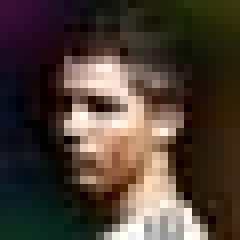
#> input picture Punto1/cristiano.png, 30 x 30 px, found by its file name (shown 8 times larger)
$ python suave.py   (Python 2 division)
#> lines starting #> are read from the running program, lines starting #| are printed output that depends on the picture
import numpy as np
import matplotlib
matplotlib.use('agg')
import matplotlib.pyplot as plt
import math

def gaussiana(a,sigma,t):
	curva=a*np.e**((-1/2)*((t/sigma)**2))
	curva=curva/np.trapz(curva)
	return curva

def fourier(matriz, tamano):
	N=float(matriz.shape[1])
	M=float(matriz.shape[0])
	G1=np.zeros(tamano)
	G = G1.astype(complex)
	for u in range (0, matriz.shape[0]):
		for v in range (0,matriz.shape[1]):
			sumax=[]
			for x in range (0, matriz.shape[0]-1):
				distribucionx=np.cos(2*math.pi*x*u/M)-1j*np.sin(2*math.pi*x*u/M)
				sumay=[]
				for y in range (0, matriz.shape[1]-1):
					distribuciony=np.cos(2*math.pi*y*v/N)-1j*np.sin(2*math.pi*y*v/N)
					sumay.append(matriz[x,y]*distribuciony)
				sumay_total=np.sum(np.array(sumay))
				sumax.append(sumay_total*distribucionx)
			sumax_total=np.sum(np.array(sumax))
			G[u,v]=sumax_total
	return G

img = plt.imread('cristiano.png')
#> img is the input picture: shape (30, 30, 3) float32; mean R, G, B 0.295, 0.244, 0.207
print np.shape(img)
#| (30, 30, 3)

from scipy import fftpack
# Hacer la funcion gaussiana con una parametrizacion t
t = np.linspace(-10, 10, 256)
gauss1d = gaussiana(1.0,np.sqrt(10.0),t)

#curva gaussiana de dos dimensiones a partir de la multiplicacion de vectores gaussianos
gauss2d = gauss1d[:, np.newaxis] * gauss1d[np.newaxis, :]
print gauss1d[:, np.newaxis].shape
print gauss1d[np.newaxis, :].shape
print(gauss2d.shape)

# hacer la transformada de fourier bidimensional de la matriz gaussiana, con la dim de salida igual a dim img
kernel_ft = fftpack.fft2(gauss2d, shape=img.shape[:2], axes=(0, 1))
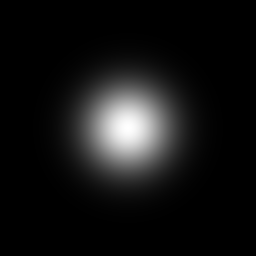
#> gauss2d: shape (256, 256) float64; min 4.04e-13, max 0.000196, mean 1.53e-05; drawn with min black and max white
gauss2d_transformada=fourier(gauss2d, np.shape(gauss2d))
#> (the run stopped early here; a loop or call above may not have finished)
